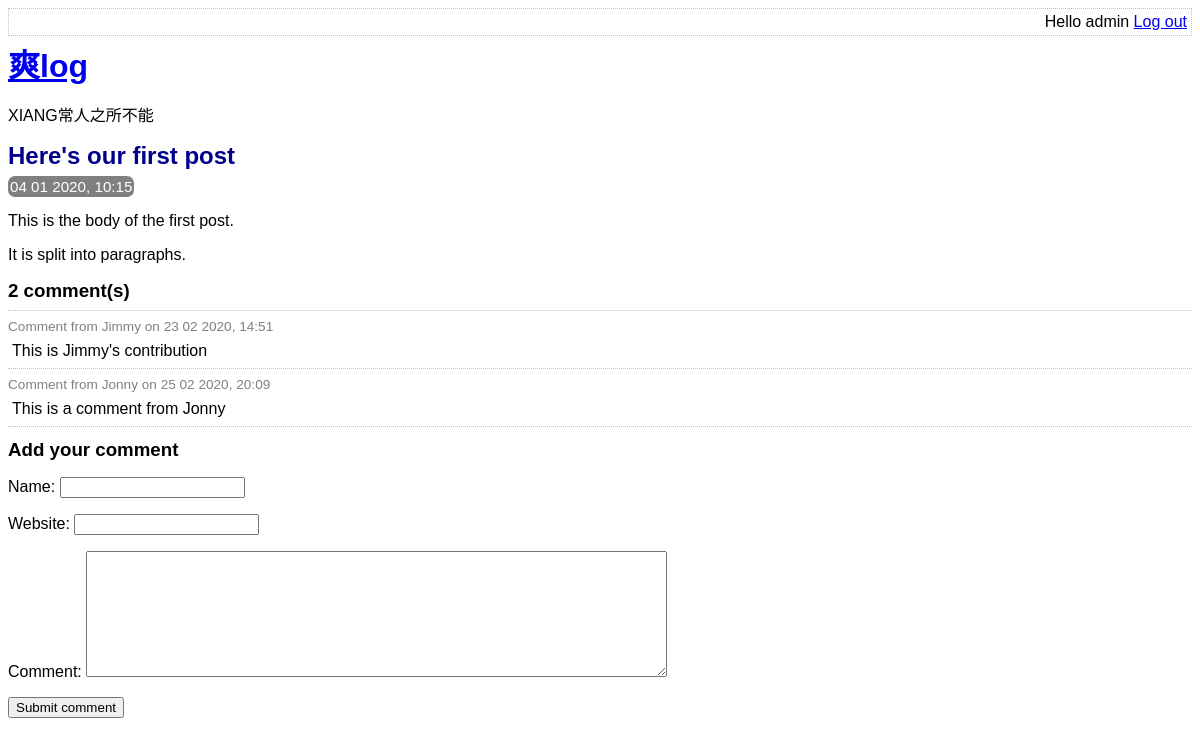
Screenshot of /view_post.php?post_id=1 (signed in) with the database file from the repository.
### tables this page shows
CREATE TABLE post (
    id INTEGER PRIMARY KEY AUTOINCREMENT NOT NULL,
    title VARCHAR NOT NULL,
    body VARCHAR NOT NULL,
    user_id INTEGER NOT NULL,
    created_at VARCHAR NOT NULL,
    updated_at VARCHAR,
    FOREIGN KEY (user_id) REFERENCES user(id)
);

CREATE TABLE comment (
    id INTEGER PRIMARY KEY AUTOINCREMENT NOT NULL,
    post_id INTEGER NOT NULL,
    created_at VARCHAR NOT NULL,
    name VARCHAR NOT NULL,
    website VARCHAR,
    text VARCHAR NOT NULL,
    FOREIGN KEY (post_id) REFERENCES post(id)
);

### lib/view_post.php (called while the page is built, shortened)
<?php
function getPostRow(PDO $pdo, $post_id)
{
    $stmt = $pdo->prepare('SELECT title, created_at, body FROM post WHERE id = :id');
    $result = $stmt->execute(array('id' => $post_id,));
    $row = $stmt->fetch(PDO::FETCH_ASSOC);
    return $row;
}

### view_post.php (the view, shortened to what this page needs)
<?php
require_once 'lib/common.php';
require_once 'lib/view_post.php';
if (isset($_GET['post_id'])) {
    $post_id = $_GET['post_id'];
} else {
    $post_id = 0;
}
$pdo = getPDO();
$row = getPostRow($pdo, $post_id);
?>
<!DOCTYPE html>
<html>
    <head>
        <?php require 'templates/head.php' ?>
    </head>
    <body>
        <?php require 'templates/title.php' ?>
        <div class="post">
            <h2>
                <?php echo htmlEscape($row['title']) ?>
            </h2>
            <div class="date">
                <?php echo convertSqlDate($row['created_at']) ?>
            </div>
            <?php
            echo convertNewlinesToParagraphs($row['body']) ?>
        </div>
        <div class="comment-list">
            <h3><?php echo countCommentsForPost($pdo, $post_id) ?> comment(s)</h3>
            <?php foreach (getCommentsForPost($pdo, $post_id) as $comment) : ?>
                <div class="comment">
                    <div class="comment-meta">
                        Comment from
                        <?php echo htmlEscape($comment['name']) ?>
                        on
                        <?php echo convertSqlDate($comment['created_at']) ?>
                    </div>
                    <div class="comment-body">
                        <?php echo convertNewlinesToParagraphs($comment['text']) ?>
                    </div>
                </div>
            <?php endforeach ?>
        </div>
        <?php require 'templates/comment_form.php' ?>
    </body>
</html>

### lib/common.php (shortened to what this page needs)
<?php
function htmlEscape($html)
{
    return htmlspecialchars($html, ENT_HTML5, 'UTF-8');
}
function convertSqlDate($sqlDate)
{
    $date = DateTime::createFromFormat('Y-m-d H:i:s', $sqlDate);
    return $date->format('d m Y, H:i');
}
function convertNewlinesToParagraphs($text)
{
    $escaped = htmlEscape($text);
    return '<p>' . str_replace("\n", "</p><p>", $escaped . "</p>");
}
function countCommentsForPost(PDO $pdo, $post_id)
{
    $sql = "SELECT COUNT(*) c FROM comment WHERE post_id = :post_id";
    $stmt = $pdo->prepare($sql);
    $stmt->execute(array('post_id' => $post_id,));
    return (int)$stmt->fetchColumn();
}
function getCommentsForPost(PDO $pdo, $post_id)
{
    $sql = "SELECT id, name, text, created_at, website FROM comment WHERE post_id = :post_id";
    $stmt = $pdo->prepare($sql);
    $stmt->execute(array('post_id' => $post_id,));
    return $stmt->fetchAll((PDO::FETCH_ASSOC));
}

### assets/main.css (style rules this page uses)
h1, h2, h3 { margin-top: 0; margin-bottom: 8px; }
body { font-family: sans-serif; }
.post-synopsis h2, .post h2 { color: darkblue; }
.post .date, .post-synopsis .meta { color: white; background-color: grey; border-radius: 7px; padding: 2px; display: inline; font-size: 0.95em; }
.comment .comment-meta { font-size: 0.85em; color: grey; border-top: 1px dotted silver; padding-top: 8px; }
.comment-body p { margin: 8px 4px; }
.comment-list { border-bottom: 1px dotted silver; margin-bottom: 12px; }

### rows the page displays
post: title "Here's our first post", created_at "04 01 2020, 10:15", body "This is the body of the first post. It is split into paragraphs."
comment: name "Jimmy", created_at "23 02 2020, 14:51", text "This is Jimmy's contribution"
comment: name "Jonny", created_at "25 02 2020, 20:09", text "This is a comment from Jonny"

### other values shown
htmlEscape(getAuthUser()) "admin"
countCommentsForPost($pdo, $post_id) "2"
